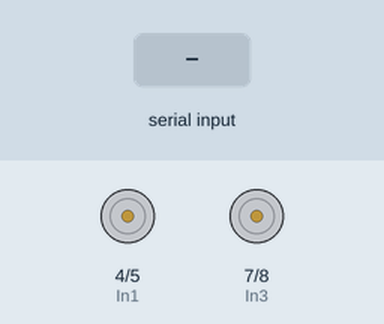
Simulated run of this sketch. Board: Arduino Uno, built with avr-gcc and run on an emulated ATmega328P. Shown: motor-driver pin pairs drawn as motors (green arrow = first pin HIGH = forward, orange = second pin HIGH = backward, longer = more drive, scaled by the enable pin). The inputs (shaded band) are chosen by the test bench.

Above: at 1.2 s.
1.3 s: "grip\n" received over Serial
At 1.9 s:
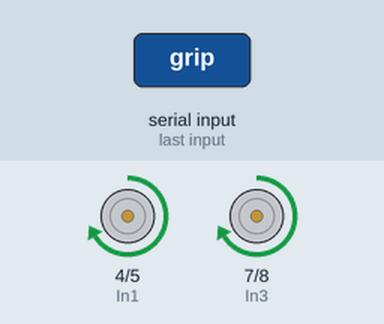
2.9 s: "release\n" received over Serial
At 4.2 s:
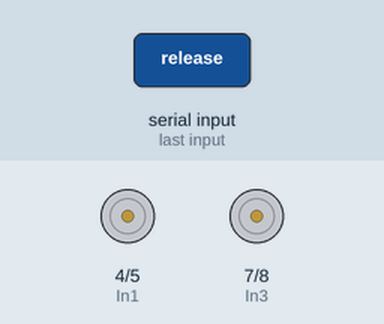
4.5 s: "grip\n" received over Serial
At 5.5 s:
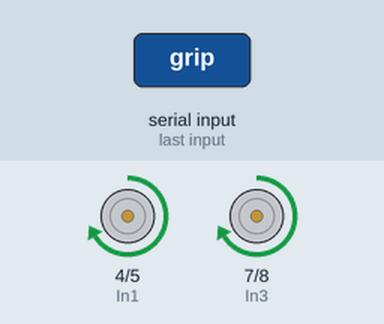
Timing chart, 0 to 7.5 s (numbered marks = the images above; inputs shaded):
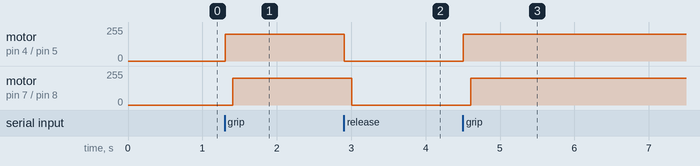

Measured:
- after the input at 1.3 s, motor on pin 4 (In1) / pin 5 (In2): stopped → forward 200/255 at once; motor on pin 7 (In3) / pin 8 (In4): stopped → forward 200/255 after 0.11 s
- after the input at 2.9 s, motor on pin 4 (In1) / pin 5 (In2): forward 200/255 → stopped at once; motor on pin 7 (In3) / pin 8 (In4): forward 200/255 → stopped after 0.11 s
- after the input at 4.5 s, motor on pin 4 (In1) / pin 5 (In2): stopped → forward 200/255 at once; motor on pin 7 (In3) / pin 8 (In4): stopped → forward 200/255 after 0.11 s

The sketch:

cobot_suction_ultrasonic.ino
```cpp
int In1 = 4;      // 제어신호 1핀
int In2 = 5;      // 제어신호 2핀
int In3 = 7;
int In4 = 8;
int SpeedPin_A = 6;    // PWM제어를 위한 핀
int SpeedPin_B = 9;
const int trigPin = 10; // 초음파 센서 trig 핀
const int echoPin = 11; // 초음파 센서 echo 핀

void setup() {
  pinMode(In1, OUTPUT); // 제어 1번핀 출력모드 설정
  pinMode(In2, OUTPUT); // 제어 2번핀 출력모드 설정
  pinMode(SpeedPin_A, OUTPUT); // PWM제어핀 출력모드 설정
  pinMode(In3, OUTPUT); // 제어 1번핀 출력모드 설정
  pinMode(In4, OUTPUT); // 제어 2번핀 출력모드 설정
  pinMode(SpeedPin_B, OUTPUT); // PWM제어핀 출력모드 설정
  pinMode(trigPin, OUTPUT); // 초음파 센서 trig 핀 설정
  pinMode(echoPin, INPUT); // 초음파 센서 echo 핀 설정
  Serial.begin(9600); // 시리얼 통신 시작
}

void loop() {
  if (Serial.available() > 0) {
    String command = Serial.readStringUntil('\n');
    command.trim(); // 공백 제거

    if (command.equals("grip")) {
      digitalWrite(In1, HIGH); // 모터가 시계 방향으로 회전
      digitalWrite(In2, LOW);
      analogWrite(SpeedPin_A, 200); // 모터 속도를 최대로 설정
      delay(100); // 모터를 1초 동안 동작
      digitalWrite(In3, HIGH); // 모터가 시계 방향으로 회전
      digitalWrite(In4, LOW);
      analogWrite(SpeedPin_B, 200); // 모터 속도를 최대로 설정
      delay(100);
    } else if (command.equals("release")) {
      digitalWrite(In1, HIGH); // 모터가 시계 방향으로 회전
      digitalWrite(In2, LOW);
      analogWrite(SpeedPin_A, 0); // 모터 속도를 최대로 설정
      delay(100); // 모터를 1초 동안 동작
      digitalWrite(In3, HIGH); // 모터가 시계 방향으로 회전
      digitalWrite(In4, LOW);
      analogWrite(SpeedPin_B, 0); // 모터 속도를 최대로 설정
      delay(100);
    } else if (command.equals("read_distance")) {
      long duration, distance;
      digitalWrite(trigPin, LOW);
      delayMicroseconds(2);
      digitalWrite(trigPin, HIGH);
      delayMicroseconds(10);
      digitalWrite(trigPin, LOW);
      duration = pulseIn(echoPin, HIGH);
      distance = (duration / 2) / 29.1;
      Serial.println(distance);
    }
  }
}
```
